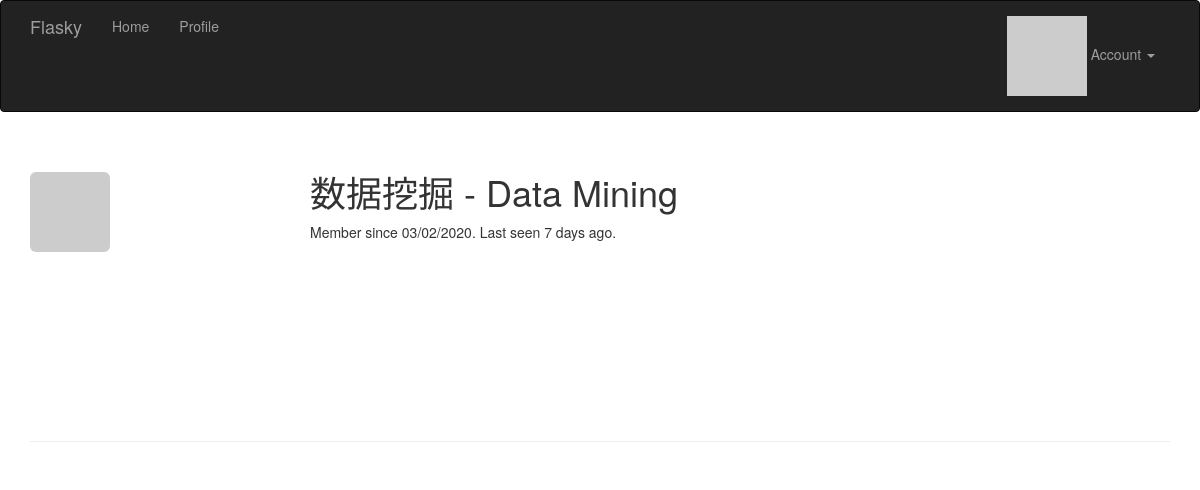
Screenshot of /user/数据挖掘 - Data Mining (signed in) with the database file from the repository.
### app/models.py (models this page shows, shortened)
class User(UserMixin, db.Model):
    __tablename__ = 'users'
    id = db.Column(db.Integer, primary_key=True)
    email = db.Column(db.String(64), unique=True, index=True)
    username = db.Column(db.String(64), unique=True, index=True)
    role_id = db.Column(db.Integer, db.ForeignKey('roles.id'))
    password_hash = db.Column(db.String(128))
    confirmed = db.Column(db.Boolean, default=False)
    name = db.Column(db.String(64))
    location = db.Column(db.String(64))
    about_me = db.Column(db.Text())
    member_since = db.Column(db.DateTime(), default=datetime.utcnow)
    last_seen = db.Column(db.DateTime(), default=datetime.utcnow)
    avatar_hash = db.Column(db.String(32))
    posts = db.relationship('Post', backref='author', lazy='dynamic')
    @property
    def password(self):
        raise AttributeError('password is not a readable attribute')
    def can(self, perm):
        return self.role is not None and self.role.has_permission(perm)
    def is_administrator(self):
        return self.can(Permission.ADMIN)
    def ping(self):
        self.last_seen = datetime.utcnow()
        db.session.add(self)
    def gravatar_hash(self):
        return hashlib.md5(self.email.lower().encode('utf-8')).hexdigest()
    def gravatar(self, size=100, default='identicon', rating='g'):
        url = 'https://secure.gravatar.com/avatar'
        hash = self.avatar_hash or self.gravatar_hash()
        return '{url}/{hash}?s={size}&d={default}&r={rating}'.format(
            url=url, hash=hash, size=size, default=default, rating=rating)

### app/main/views.py (the view)
@main.route('/user/<username>')
def user(username):
    user = User.query.filter_by(username=username).first_or_404()
    return render_template('user.html', user=user)

### app/auth/views.py (called while the page is built)
@auth.before_app_request
def before_request():
    if current_user.is_authenticated:
        current_user.ping()
        if not current_user.confirmed \
                and request.endpoint \
                and request.blueprint != 'auth' \
                and request.endpoint != 'static':
            return redirect(url_for('auth.unconfirmed'))

### app/main/__init__.py (called while the page is built)
@main.app_context_processor
def inject_permissions():
    return dict(Permission=Permission)

### app/models.py (called while the page is built)
@login_manager.user_loader
def load_user(user_id):
    return User.query.get(int(user_id))

### app/templates/user.html (shortened to what this page needs)
{% extends "base.html" %}
{% block page_content %}
<div class="page-header">
    <img class="img-rounded profile-thumbnail" src="{{ user.gravatar(size=256) }}">
    <div class="profile-header">
        <h1>{{ user.username }}</h1>
        <p>Member since {{ moment(user.member_since).format('L') }}. Last seen {{ moment(user.last_seen).fromNow() }}.</p>
    </div>
</div>
{% endblock %}

### app/static/styles.css (style rules this page uses)
.profile-thumbnail { position: absolute; }
.profile-header { min-height: 260px; margin-left: 280px; }

### rows the page displays
User: username "数据挖掘 - Data Mining", member_since "03/02/2020", last_seen "7 days ago"
